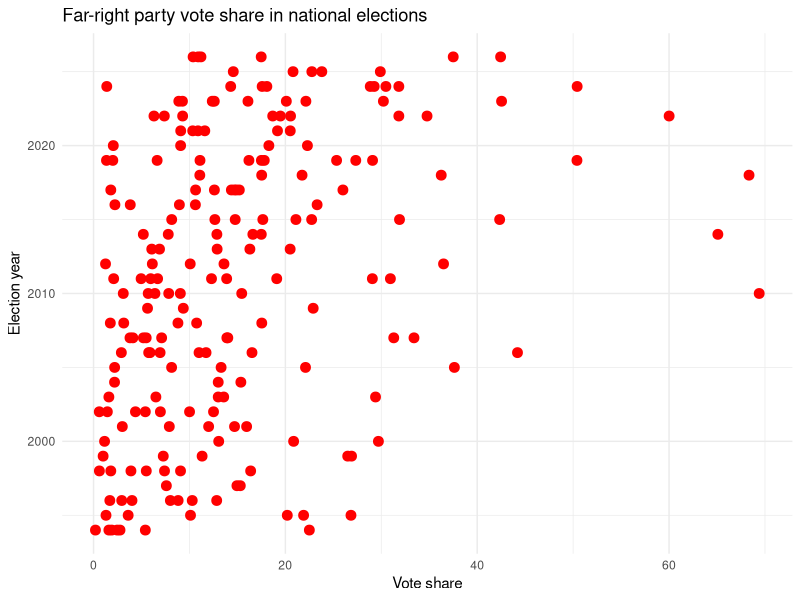
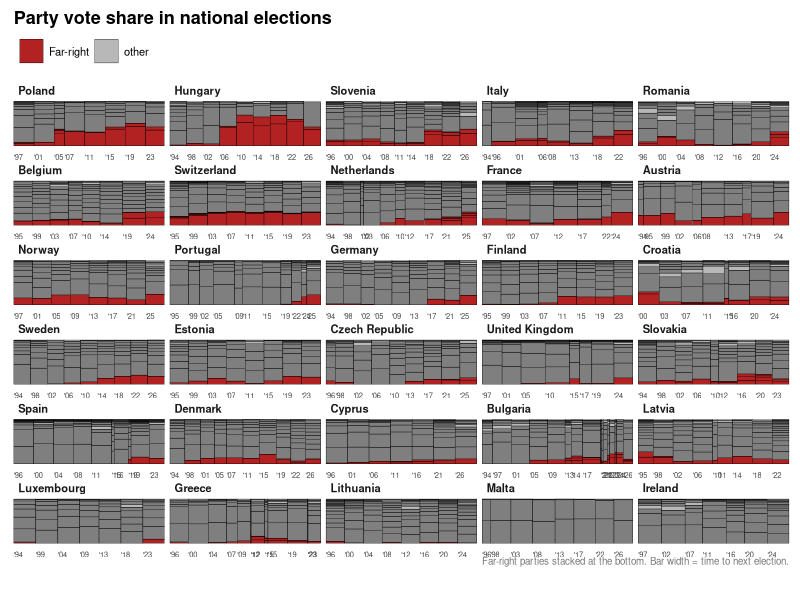
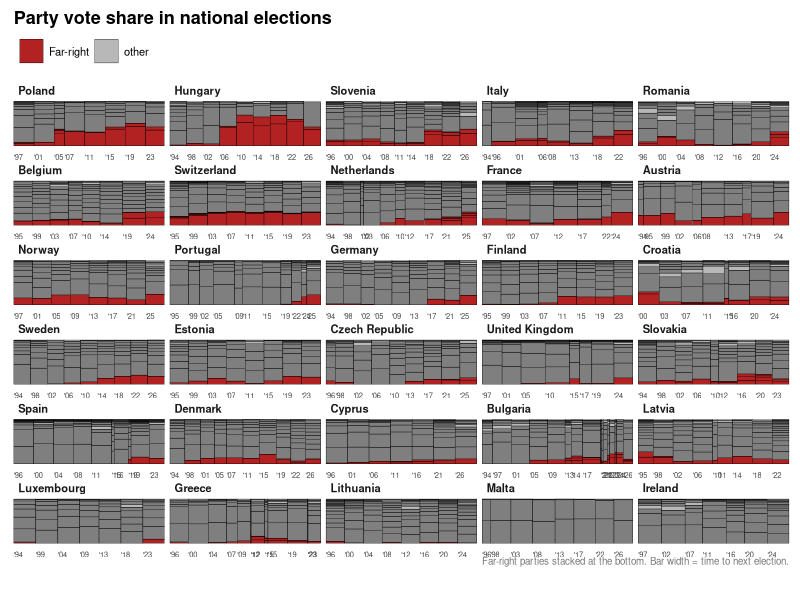
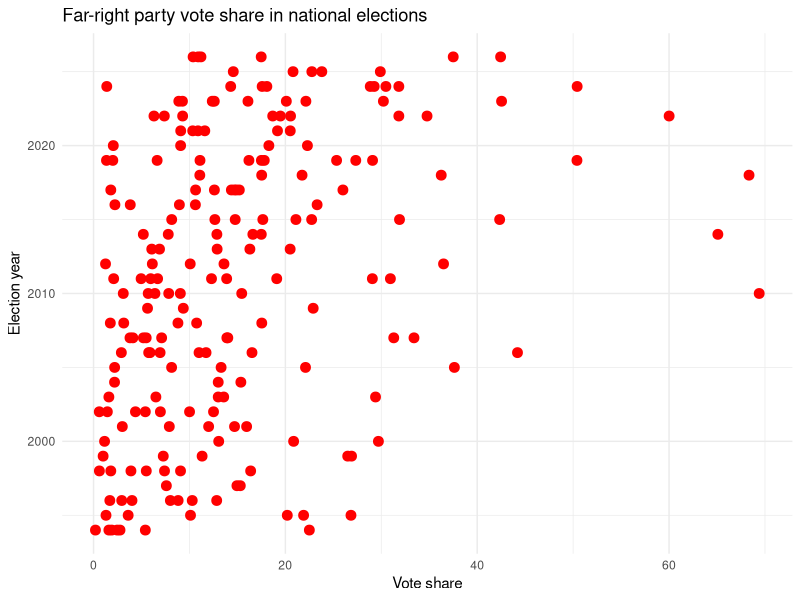

R code for these plots, in order:
library(tidyverse)

# ── 1. Load & clean ──────────────────────────────────────────────────────────
df <- read_delim("data/updated_far_right_parties.csv", delim = ";", show_col_types = FALSE) |>
  mutate(
    vote_share    = as.numeric(vote_share),
    election_date = as.Date(election_date)
  ) |>
  filter(!is.na(election_date), !is.na(vote_share), vote_share > 0)

# sort the facets by share of votes to far-right parties in the most recent election per country
far_right_share <- df |>
  filter(far_right == "far-right") |>
  group_by(country_name) |>
  filter(election_date == max(election_date)) |>
  summarise(far_right_share = sum(vote_share), .groups = "drop")

# countries without a far-right party (e.g. Malta, Ireland) get 0 share and sort last
facet_order <- df |>
  distinct(country_name) |>
  left_join(far_right_share, by = "country_name") |>
  mutate(far_right_share = replace_na(far_right_share, 0)) |>
  arrange(desc(far_right_share)) |>
  pull(country_name)

# ── 2. Tile boundaries from DISTINCT election dates per country ───────────────
# (The bug: lead() on party rows gives wrong xmax — must work on distinct dates first)
mean_gaps <- df |>
  distinct(country_name, election_date) |>
  arrange(country_name, election_date) |>
  group_by(country_name) |>
  summarise(
    mean_gap = mean(as.numeric(diff(election_date)), na.rm = TRUE),
    .groups  = "drop"
  ) |>
  mutate(mean_gap = if_else(is.na(mean_gap) | is.nan(mean_gap), 365 * 4, mean_gap))

tile_bounds <- df |>
  distinct(country_name, election_date) |>
  arrange(country_name, election_date) |>
  group_by(country_name) |>
  mutate(xmin = election_date,
         xmax = lead(election_date)) |>
  ungroup() |>
  left_join(mean_gaps, by = "country_name") |>
  mutate(xmax = if_else(is.na(xmax),
                        xmin + as.integer(round(mean_gap)),
                        xmax)) |>
  select(country_name, election_date, xmin, xmax)

# ── 3. Stack order: far-right at BOTTOM, other on top (both desc vote_share) ─
df_stacked <- df |>
  left_join(tile_bounds, by = c("country_name", "election_date")) |>
  mutate(fr_order = case_when(
  far_right == "far-right"      ~ 0L,
  far_right == "not far-right"  ~ 1L,
  TRUE                          ~ 2L
)) |>
  arrange(country_name, election_date, fr_order, desc(vote_share)) |>
  group_by(country_name, election_date) |>
  mutate(ymax = cumsum(vote_share),
         ymin = ymax - vote_share) |>
  ungroup()

# ── 4. Year label data ────────────────────────────────────────────────────────
year_labels <- tile_bounds |>
  mutate(label = paste0("'", format(election_date, "%y")))

# ── 5. Colors & layout ────────────────────────────────────────────────────────
C_FAR   <- "#b22222"
C_NOT_FAR <- "#2980b9"
C_OTHER <- "#b8b8b8"
BG      <- "white"

ncols <- 5L
nrows <- ceiling(n_distinct(df_stacked$country_name) / ncols)

# ── 6. Plot ──────────────────────────────────────────────────────────────────
p <- ggplot(df_stacked) +
  geom_rect(
    aes(xmin = xmin, xmax = xmax, ymin = ymin, ymax = ymax, fill = far_right),
    colour = "black", linewidth = 0.12
  ) +
  # Year labels sit just below each bar at the election date
  geom_text(
    data = year_labels,
    aes(x = xmin, y = -Inf, label = label),
    vjust = 1.5, hjust = 0, size = 1.9, colour = "#444444",
    inherit.aes = FALSE
  ) +
  scale_fill_manual(
    values = c("far-right"     = C_FAR,
               "not far-right" = C_NOT_FAR,
               "other" = C_OTHER),
    labels = c("far-right"     = "Far-right",
               "not far-right" = "Other parties"),
    name = NULL
  ) +
  scale_x_date(expand = c(0, 0)) +
  # free_x: each panel has its own date range; y is shared so bars are comparable
  scale_y_continuous(expand = expansion(mult = c(0.12, 0.02))) +
  coord_cartesian(clip = "off") +
  facet_wrap(~ factor(country_name, levels = facet_order), ncol = ncols, scales = "free_x") +
  labs(
    title   = "Party vote share in national elections",
    caption = "Far-right parties stacked at the bottom. Bar width = time to next election.",
    x = NULL, y = NULL
  ) +
  theme_minimal(base_size = 8) +
  theme(
    plot.background   = element_rect(fill = BG, colour = NA),
    panel.background  = element_rect(fill = BG, colour = NA),
    panel.grid        = element_blank(),
    axis.text         = element_blank(),
    axis.ticks        = element_blank(),
    strip.text        = element_text(face = "bold", size = 8, hjust = 0),
    legend.position   = "top",
    legend.justification = "left",
    legend.text       = element_text(size = 8),
    plot.title        = element_text(face = "bold", size = 13),
    plot.caption      = element_text(size = 7, colour = "#777777"),
    plot.margin       = margin(t = 8, r = 8, b = 24, l = 8)
  )

ggsave(
  "visuals/stacked_bar1.svg", p,
  width  = ncols * 3,
  height = nrows * 2.6,
  units  = "in"
)

message("Saved → stacked_bar1.svg")

# save as a png too
ggsave(
  "visuals/stacked_bar1.png", p,
  width  = ncols * 3,
  height = nrows * 2.6,
  units  = "in"
)
message("Saved → stacked_bar1.png")



# create a dot plot with election year on the x-axes and sum of vote share for far right parties on the y. Each dot is an election

df_far_right <- df %>%
  filter(far_right == "far-right") %>%
  group_by(country_name, election_year) %>%
  summarise(vote_share = sum(vote_share), .groups = "drop")

# define the size and color of the points
point_size <- 3
point_color <- "#FF0000"  # red color for far-right parties

ggplot(df_far_right, aes(y = election_year, x = vote_share)) +
  geom_point(size = point_size, colour = point_color) +
  labs(
    title = "Far-right party vote share in national elections",
    x = "Vote share",
    y = "Election year"
  ) +
  theme_minimal()

# save the plot as an svg file
ggsave(
  "visuals/dot_plot_far_right.svg",
  width  = ncols * 3.4,
  height = nrows * 2.6,
  units  = "in"
)
message("Saved → dot_plot_far_right.svg")
